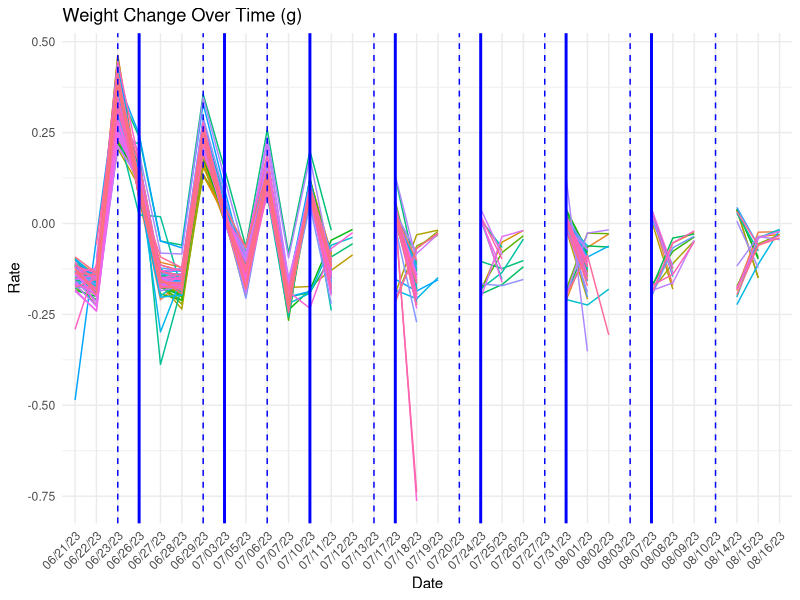
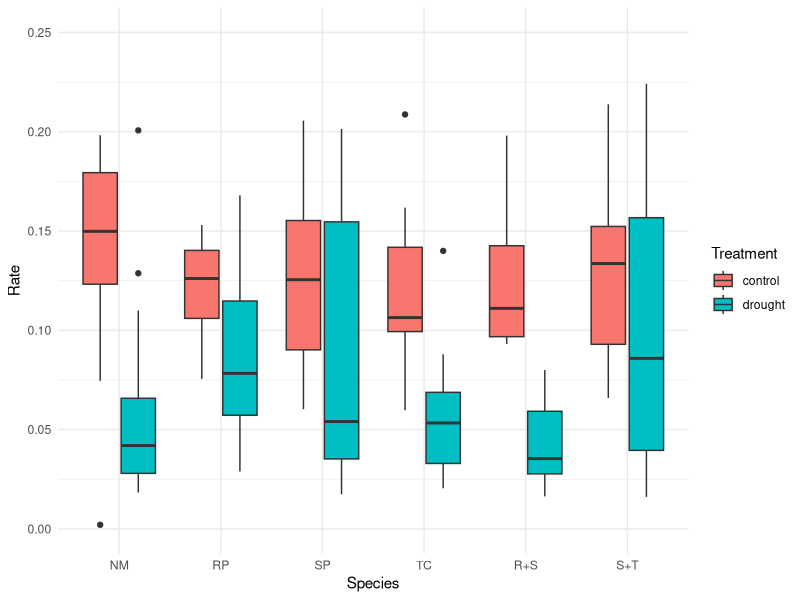

These charts were generated, in order, by the following R code:
library(tidyverse)
library(readxl)
LysimetryID <- read_excel("Lysimetry+Data+for+R.xlsx", range = "A1:A90")

LysimetryTime <- read_excel("Lysimetry+Data+for+R.xlsx")%>%
  select(c(contains("Time")))%>%
  mutate(`Time07/11/23`=`Time07/11/23`+4017)

# Create a new dataframe to store the differences
TimeDiff <- data.frame(matrix(NA, nrow = nrow(LysimetryTime), ncol = ncol(LysimetryTime) - 1))

for (i in 1:(ncol(LysimetryTime) - 1)) {
  TimeDiff[, i] <- LysimetryTime[, i + 1] - LysimetryTime[, i]
}
# Rename columns of differences dataframe
column_names <- colnames(LysimetryTime)[-1]

colnames(TimeDiff) <- column_names

TimeDiff <- TimeDiff*24
# Tests
sum(TimeDiff < 0, na.rm = TRUE)

# Diff in Amount ####
LysimetryMeasure <- read_excel("Lysimetry+Data+for+R.xlsx")%>%
  select(-c( ID,contains("Time")))
MeasureDiff <- data.frame(matrix(NA, nrow = nrow(LysimetryMeasure), ncol = ncol(LysimetryMeasure) - 1))

for (i in 1:(ncol(LysimetryMeasure) - 1)) {
  MeasureDiff[, i] <- LysimetryMeasure[, i + 1] - LysimetryMeasure[, i]
}
# Rename columns
column_names <- colnames(LysimetryMeasure)[-1]

colnames(MeasureDiff) <- column_names

RateChange <- MeasureDiff/TimeDiff

RateChange <- cbind(LysimetryID,RateChange)

# Rename Columns
colnames_df <- colnames(RateChange)
colnames_df <- gsub("sample", "", colnames_df)
colnames(RateChange) <- colnames_df

write.csv(RateChange, "RateChange_modified.csv", row.names = FALSE)



Lysimetry_Info <- read_excel("Lysimetry+Info.xlsx", sheet = "Days Watered")%>%
  filter(ID=='NM04')%>%
  pivot_longer(cols = -ID, names_to = "Date", values_to = "Rate")

# Reshape the data
RateChange_long <- RateChange %>%
  pivot_longer(cols = -ID, names_to = "Date", values_to = "Rate")

# Plotting
ggplot(RateChange_long, aes(x = Date, y = Rate, group = ID, color = factor(ID))) +
  geom_line() +
  geom_vline(data = Lysimetry_Info %>% filter(Rate == 10), aes(xintercept = Date), color = "blue", linetype = "dashed") +
  geom_vline(data = Lysimetry_Info %>% filter(Rate == 20), aes(xintercept = Date), color = "blue", linetype = "solid", size = 1) +
  labs(title = "Weight Change Over Time (g)",
       x = "Date",
       y = "Rate") +
  theme_minimal() +
  theme(legend.position = "none", axis.text.x = element_text(angle = 45, hjust = 1))

# Boxplot ####

Harvest_Data <- read_excel("Harvest Data.xlsx")%>%
  select(Plant_ID,Species,Treatment)


BoxDS <- merge(Harvest_Data,RateChange_long,by.x='Plant_ID', by.y = 'ID')%>%
  na.omit()
write.csv(BoxDS, "BoxDS.csv", row.names = FALSE)

BoxDS$Date <- as.Date(BoxDS$Date, format='%m/%d/%y')
BoxDS <- BoxDS%>%
  group_by(Plant_ID)%>%
  arrange(desc(Date))%>%
  slice(1:2)%>%
  ungroup()%>%
  select(-Plant_ID,-Date)%>%
  mutate(Rate=Rate*-1)%>%
  mutate(Species = factor(Species, levels = c('NM','RP','SP','TC','R+S','S+T')))



ggplot(BoxDS, aes(x=Species,y=Rate,fill=Treatment))+
  geom_boxplot()+
  ylim(0,.25)+
  theme_minimal()
